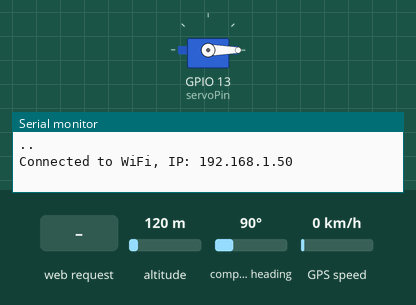
Bench run of a sketch on a simulated ESP32. Parts: servo, the last lines printed to the serial monitor. The inputs (shaded band) are chosen by the test bench; at power-on: altitude 120 m, compass heading 90°, GPS speed 0 km/h. WiFi joins after 1.5 s; servers stay silent unless stated; the GPS gets a fix after 3 s at 37.7749, -122.4194 with 8 satellites.

Above: at 3.2 s.
3.3 s: HTTP request GET /confirm_scan received
6.5 s: HTTP request GET /unlock received
At 6.9 s:
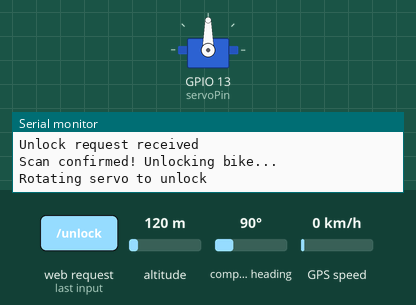
8.0 s: HTTP request GET /lock received
At 12.6 s:
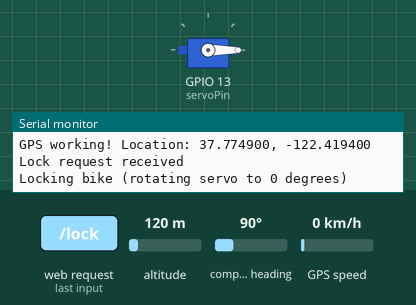
Timing chart, 0 to 14.1 s (numbered marks = the images above; inputs shaded):
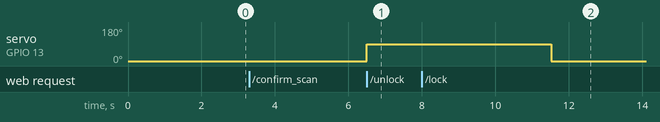

The sketch:

SmartBikeSharing_ESP32.ino
```cpp
#include <WiFi.h>
#include <TinyGPS++.h>
#include <HardwareSerial.h>
#include <WebServer.h>
#include <ESP32Servo.h>

// Wi-Fi credentials
const char* ssid = "Your Username";
const char* password = "Your Password";

// GPS and HTTP server
TinyGPSPlus gps;
HardwareSerial gpsSerial(2);
WebServer server(80);
bool gpsDetected = false;

// Unique QR code identifier
const char* esp32ID = "8cC6adTpGRWFIf0nVIaSZUcuU8A3";

// Servo configuration
Servo myServo;
const int servoPin = 13;
bool scanConfirmed = false;
bool isUnlocked = false;

void unlockBike() {
  if (!isUnlocked) {
    Serial.println("Rotating servo to unlock");
    myServo.write(90);
    isUnlocked = true;
    delay(5000);
  } else {
    Serial.println("Bike is already unlocked!");
  }
}

void lockBike() {
  if (isUnlocked) {
    Serial.println("Locking bike (rotating servo to 0 degrees)");
    myServo.write(0);
    isUnlocked = false;
  } else {
    Serial.println("Bike is already locked!");
  }
}

void handleID() {
  server.send(200, "application/json", "{\"id\":\"" + String(esp32ID) + "\"}");
}

void handleScanConfirm() {
  scanConfirmed = true;
  Serial.println("Scan confirmed! Ready to unlock.");
  server.send(200, "application/json", "{\"status\":\"confirmed\"}");
}

void handleUnlock() {
  Serial.println("Unlock request received");
  if (scanConfirmed) {
    Serial.println("Scan confirmed! Unlocking bike...");
    unlockBike();
    scanConfirmed = false;
    server.send(200, "application/json", "{\"status\":\"unlocked\"}");
  } else {
    Serial.println("Scan not confirmed! Unlocking denied.");
    server.send(403, "application/json", "{\"error\":\"Scan not confirmed\"}");
  }
}

void handleLock() {
  Serial.println("Lock request received");
  lockBike();
  server.send(200, "application/json", "{\"status\":\"locked\"}");
}

void handleLocation() {
  if (!gpsDetected) {
    server.send(500, "application/json", "{\"error\":\"GPS module not detected\"}");
    return;
  }
  if (gps.location.isValid()) {
    String json = "{\"id\":\"" + String(esp32ID) + "\"," +
                  "\"lat\":" + String(gps.location.lat(), 6) + "," +
                  "\"lng\":" + String(gps.location.lng(), 6) + "}";
    server.send(200, "application/json", json);
  } else {
    server.send(500, "application/json", "{\"error\":\"No valid GPS signal\"}");
  }
}

void checkGPS() {
  static unsigned long lastCheck = 0;
  if (millis() - lastCheck > 5000) {
    lastCheck = millis();
    if (!gpsDetected) {
      Serial.println("GPS module not detected! Check wiring.");
    } else if (!gps.location.isValid()) {
      Serial.println("GPS signal not available. Waiting for fix...");
    } else {
      Serial.println("GPS working! Location: " +
                     String(gps.location.lat(), 6) + ", " +
                     String(gps.location.lng(), 6));
    }
  }
}

void setup() {
  Serial.begin(115200);
  // ESP32 RX = GPIO16, TX = GPIO17
  gpsSerial.begin(9600, SERIAL_8N1, 16, 17);

  myServo.attach(servoPin);
  myServo.write(0);

  WiFi.begin(ssid, password);
  while (WiFi.status() != WL_CONNECTED) {
    Serial.print(".");
    delay(1000);
  }
  Serial.println("\nConnected to WiFi, IP: " + WiFi.localIP().toString());

  server.on("/location", HTTP_GET, handleLocation);
  server.on("/get_id", HTTP_GET, handleID);
  server.on("/confirm_scan", HTTP_ANY, handleScanConfirm);
  server.on("/unlock", HTTP_ANY, handleUnlock);
  server.on("/lock", HTTP_ANY, handleLock);
  server.begin();
}

void loop() {
  while (gpsSerial.available()) {
    char c = gpsSerial.read();
    gps.encode(c);
    gpsDetected = true;
  }
  checkGPS();
  server.handleClient();
}
```

Measured:
- after the input at 6.5 s, servo on GPIO 13 (servoPin): 0° → 90° at once
- after the input at 8.0 s, servo on GPIO 13 (servoPin): 90° → 0° after 3.5 s
